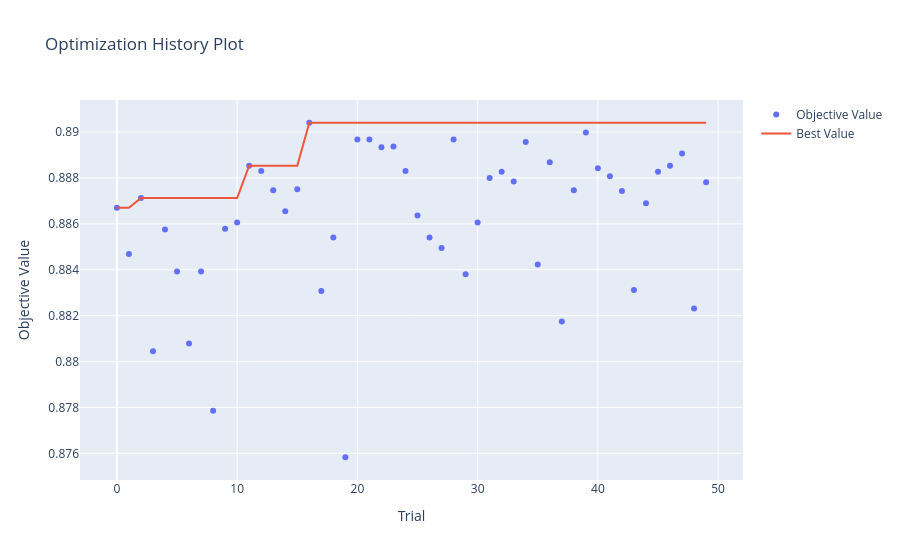
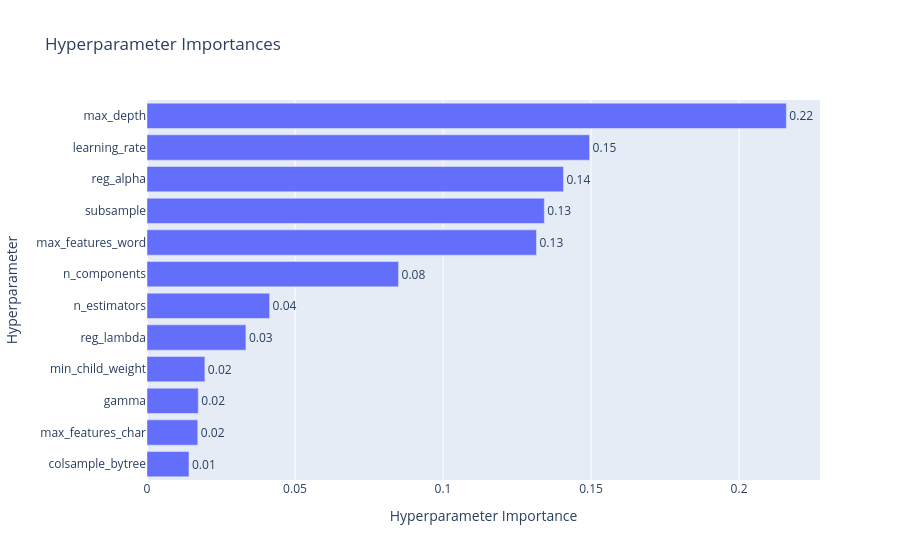

The notebook cell these images were saved under, in order:
### Code cell
# Visualize Optuna optimization results
# Note: If you get nbformat errors, run: pip install --upgrade nbformat
import joblib
import optuna

# study_optuna = joblib.load('trained/optuna_study.joblib')
try:
    import plotly
    fig1 = optuna.visualization.plot_optimization_history(study_optuna)
    fig1.show()
    
    fig2 = optuna.visualization.plot_param_importances(study_optuna)
    fig2.show()
except Exception as e:
    print(f"Visualization error: {e}")
    print("\nTo fix this, run in terminal:")
    print("  pip install --upgrade nbformat plotly")
    print("\nAlternatively, you can view the optimization results as text:")
    print(f"\nBest trial: {study_optuna.best_trial.number}")
    print(f"Best value: {study_optuna.best_value:.4f}")
    print(f"Best params: {study_optuna.best_params}")

### Figure 1 — Plotly figure (JSON) as saved in the notebook; plotly's stock layout.template omitted (floating-point values rounded to 4 significant figures)
{"data": [{"mode": "markers", "name": "Objective Value", "type": "scatter", "x": [0, 1, 2, 3, 4, 5, 6, 7, 8, 9, 10, 11, 12, 13, 14, 15, 16, 17, 18, 19, 20, 21, 22, 23, 24, 25, 26, 27, 28, 29, 30, 31, 32, 33, 34, 35, 36, 37, 38, 39, 40, 41, 42, 43, 44, 45, 46, 47, 48, 49], "y": [0.8867, 0.8847, 0.8871, 0.8804, 0.8858, 0.8839, 0.8808, 0.8839, 0.8779, 0.8858, 0.8861, 0.8885, 0.8883, 0.8875, 0.8866, 0.8875, 0.8904, 0.8831, 0.8854, 0.8758, 0.8897, 0.8897, 0.8893, 0.8894, 0.8883, 0.8864, 0.8854, 0.8849, 0.8897, 0.8838, 0.8861, 0.888, 0.8883, 0.8879, 0.8896, 0.8842, 0.8887, 0.8817, 0.8875, 0.89, 0.8884, 0.8881, 0.8874, 0.8831, 0.8869, 0.8883, 0.8885, 0.8891, 0.8823, 0.8878]}, {"mode": "lines", "name": "Best Value", "type": "scatter", "x": [0, 1, 2, 3, 4, 5, 6, 7, 8, 9, 10, 11, 12, 13, 14, 15, 16, 17, 18, 19, 20, 21, 22, 23, 24, 25, 26, 27, 28, 29, 30, 31, 32, 33, 34, 35, 36, 37, 38, 39, 40, 41, 42, 43, 44, 45, 46, 47, 48, 49], "y": [0.8867, 0.8867, 0.8871, 0.8871, 0.8871, 0.8871, 0.8871, 0.8871, 0.8871, 0.8871, 0.8871, 0.8885, 0.8885, 0.8885, 0.8885, 0.8885, 0.8904, 0.8904, 0.8904, 0.8904, 0.8904, 0.8904, 0.8904, 0.8904, 0.8904, 0.8904, 0.8904, 0.8904, 0.8904, 0.8904, 0.8904, 0.8904, 0.8904, 0.8904, 0.8904, 0.8904, 0.8904, 0.8904, 0.8904, 0.8904, 0.8904, 0.8904, 0.8904, 0.8904, 0.8904, 0.8904, 0.8904, 0.8904, 0.8904, 0.8904]}, {"marker": {"color": "#cccccc"}, "mode": "markers", "name": "Infeasible Trial", "showlegend": false, "type": "scatter", "x": [], "y": []}], "layout": {"title": {"text": "Optimization History Plot"}, "xaxis": {"title": {"text": "Trial"}}, "yaxis": {"title": {"text": "Objective Value"}}}}

### Figure 2 — Plotly figure (JSON) as saved in the notebook; plotly's stock layout.template omitted (floating-point values rounded to 4 significant figures)
{"data": [{"cliponaxis": false, "hovertemplate": ["colsample_bytree (FloatDistribution): 0.014182651254496614<extra></extra>", "max_features_char (CategoricalDistribution): 0.017151345628019066<extra></extra>", "gamma (FloatDistribution): 0.017324991382819756<extra></extra>", "min_child_weight (IntDistribution): 0.019548315557258115<extra></extra>", "reg_lambda (FloatDistribution): 0.033409744138790144<extra></extra>", "n_estimators (IntDistribution): 0.04142382083046471<extra></extra>", "n_components (CategoricalDistribution): 0.08497285956113275<extra></extra>", "max_features_word (CategoricalDistribution): 0.13157375065251906<extra></extra>", "subsample (FloatDistribution): 0.1342283067967805<extra></extra>", "reg_alpha (FloatDistribution): 0.14069351841152286<extra></extra>", "learning_rate (FloatDistribution): 0.14951078711088847<extra></extra>", "max_depth (IntDistribution): 0.2159799086753079<extra></extra>"], "name": "Objective Value", "orientation": "h", "text": ["0.01", "0.02", "0.02", "0.02", "0.03", "0.04", "0.08", "0.13", "0.13", "0.14", "0.15", "0.22"], "textposition": "outside", "type": "bar", "x": [0.01418, 0.01715, 0.01732, 0.01955, 0.03341, 0.04142, 0.08497, 0.1316, 0.1342, 0.1407, 0.1495, 0.216], "y": ["colsample_bytree", "max_features_char", "gamma", "min_child_weight", "reg_lambda", "n_estimators", "n_components", "max_features_word", "subsample", "reg_alpha", "learning_rate", "max_depth"]}], "layout": {"title": {"text": "Hyperparameter Importances"}, "xaxis": {"title": {"text": "Hyperparameter Importance"}}, "yaxis": {"title": {"text": "Hyperparameter"}}}}
